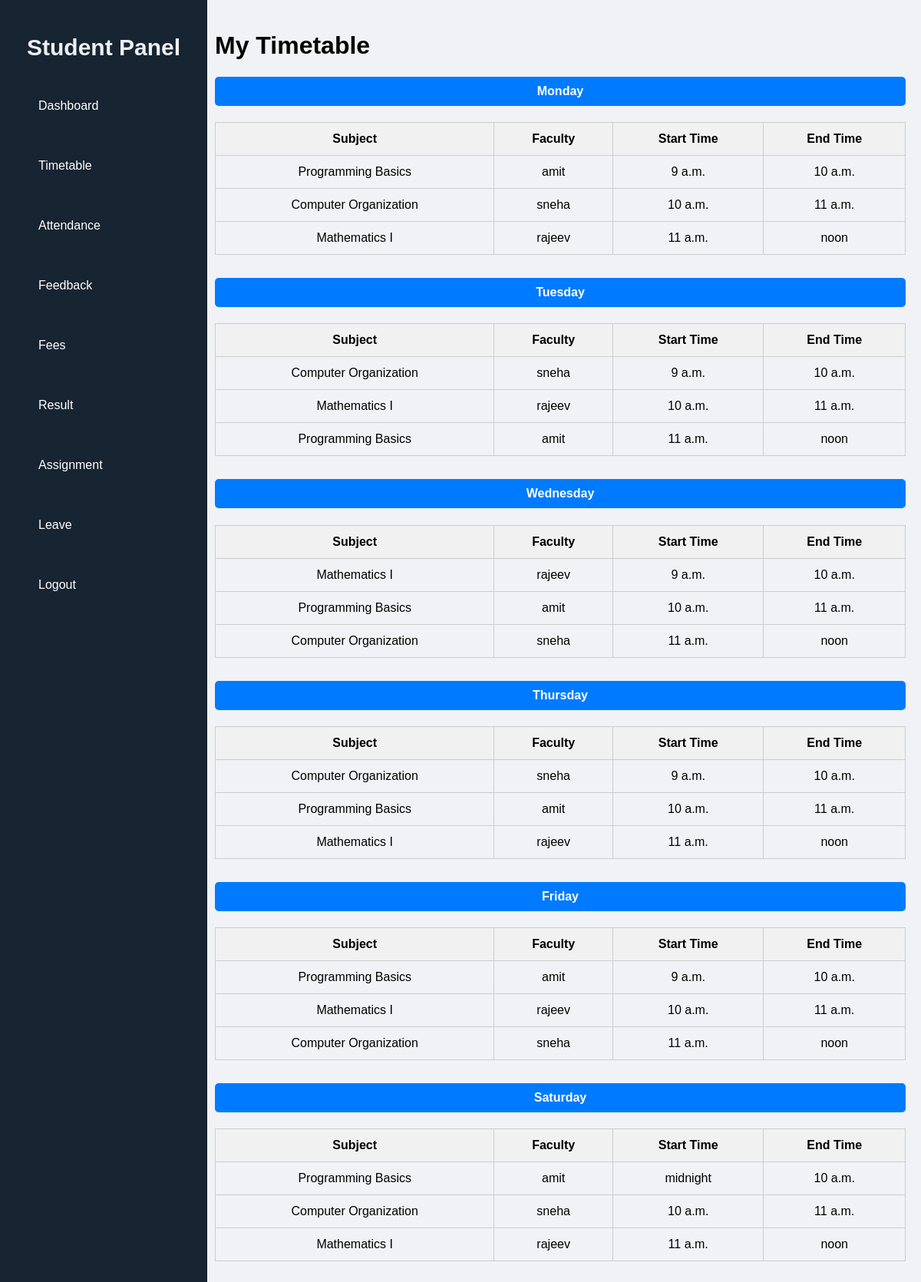
Screenshot of /student/timetable/ (signed in) with the database file from the repository.
### CMS/models.py (models this page shows, shortened)
class Timetable(models.Model):
    DAY_CHOICES = (
        ('Monday', 'Monday'),
        ('Tuesday', 'Tuesday'),
        ('Wednesday', 'Wednesday'),
        ('Thursday', 'Thursday'),
        ('Friday', 'Friday'),
        ('Saturday', 'Saturday'),
    )
    SEMESTER_CHOICES = (
        ('Semester 1', 'Semester 1'),
        ('Semester 2', 'Semester 2'),
        ('Semester 3', 'Semester 3'),
        ('Semester 4', 'Semester 4'),
        ('Semester 5', 'Semester 5'),
        ('Semester 6', 'Semester 6'),
        ('Semester 7', 'Semester 7'),
        ('Semester 8', 'Semester 8'),
    )
    department = models.ForeignKey(Department, on_delete=models.CASCADE)
    semester = models.CharField(max_length=20,choices=SEMESTER_CHOICES)
    subject = models.ForeignKey(Subject, on_delete=models.CASCADE)
    faculty = models.ForeignKey(Faculty, on_delete=models.CASCADE)
    day = models.CharField(max_length=20, choices=DAY_CHOICES)
    start_time = models.TimeField(null=True, blank=True)
    end_time = models.TimeField(null=True, blank=True)

class Subject(models.Model):
    name = models.CharField(max_length=100)
    department = models.ForeignKey(Department, on_delete=models.CASCADE)
    faculty = models.ForeignKey(Faculty, on_delete=models.SET_NULL, null=True)
    semester = models.IntegerField()

class Faculty(models.Model):
    GENDER_CHOICES = (
        ('Male', 'Male'),
        ('Female', 'Female'),
        ('Other', 'Other'),
    )
    user = models.OneToOneField(CustomUser, on_delete=models.CASCADE)
    department = models.ForeignKey(Department, on_delete=models.CASCADE)
    contact_number = models.CharField(max_length=15,unique=True)
    gender = models.CharField(max_length=10, choices=GENDER_CHOICES)
    address = models.TextField()
    DOJ = models.DateField()
    def __str__(self):
        return f"{self.user.username}"

class CustomUser(AbstractUser):
    USER_ROLES = (
        ('student', 'Student'),
        ('faculty', 'Faculty'),
        ('hod', 'HOD'),
    )
    user_type = models.CharField(max_length=10, choices=USER_ROLES, default='student')
    email = models.EmailField(unique=True)
    role = models.CharField(max_length=10, choices=USER_ROLES)

### CMS/views.py (the view)
# urls.py: path("student/timetable/", views.student_timetable, name="student_timetable"),
@login_required
def student_timetable(request):
    student = Student.objects.get(user=request.user)
    formatted_semester = f"Semester {student.semester}"
    timetable_entries = Timetable.objects.filter(
        department=student.department,
        semester=formatted_semester
    ).order_by('day', 'start_time')
    days = ['Monday', 'Tuesday', 'Wednesday', 'Thursday', 'Friday', 'Saturday']
    day_wise_timetable = {day: [] for day in days}
    for entry in timetable_entries:
        day_wise_timetable[entry.day].append(entry)
    context = {
        'timetable_by_day': day_wise_timetable,
    }
    return render(request, 'student_timetable.html', context)

### CMS/templates/student_timetable.html (shortened to what this page needs)
{% load static %}
<!DOCTYPE html>
<html lang="en">
<head>
    <link rel="stylesheet" href="{%static 'css/student_timetable.css' %}">
    <link rel="stylesheet" href="{% static 'css/sidebar.css' %}">
</head>
<body>
    <div class="dashboard-container">
        {% include 'student_sidebar.html' %}
        <div class="main-content">
            <h1>My Timetable</h1>
        {% for day, lectures in timetable_by_day.items %}
            <div class="day-section">
                <h4>{{ day }}</h4>
                {% if lectures %}
                    <table>
                        <thead>
                            <tr>
                                <th>Subject</th>
                                <th>Faculty</th>
                                <th>Start Time</th>
                                <th>End Time</th>
                            </tr>
                        </thead>
                        <tbody>
                            {% for lecture in lectures %}
                                <tr>
                                    <td>{{ lecture.subject.name }}</td>
                                    <td>{{ lecture.faculty }}</td>
                                    <td>{{ lecture.start_time }}</td>
                                    <td>{{ lecture.end_time }}</td>
                                </tr>
                            {% endfor %}
                        </tbody>
                    </table>
                {% else %}
                    <p class="no-class">No lectures scheduled for this day.</p>
                {% endif %}
            </div>
        {% endfor %}
    </div>
    </div>
</body>
</html>

### CMS/static/css/student_timetable.css (style rules this page uses)
.day-section { margin-bottom: 30px; }
.day-section h4 { background-color: #007bff; color: white; padding: 10px; border-radius: 5px; text-align: center; }
table { width: 100%; border-collapse: collapse; margin-top: 10px; }
th, td { padding: 12px; border: 1px solid #ccc; text-align: center; }
th { background-color: #f1f1f1; }

### CMS/static/css/sidebar.css (style rules this page uses)
body { margin: 0; font-family: Arial, sans-serif; background-color: #f0f2f5; }
.dashboard-container { display: flex; height: 100vh; }
.main-content { margin-left: 260px; padding: 20px; flex-grow: 1; overflow-y: auto; }

### rows the page displays
Timetable: day "Monday", subject.name "Programming Basics", faculty "amit", start_time "9 a.m.", end_time "10 a.m."
Timetable: subject.name "Computer Organization", faculty "sneha", start_time "10 a.m.", end_time "11 a.m."
Timetable: subject.name "Mathematics I", faculty "rajeev", start_time "11 a.m.", end_time "noon"
Timetable: day "Tuesday", subject.name "Computer Organization", faculty "sneha", start_time "9 a.m.", end_time "10 a.m."
Timetable: subject.name "Mathematics I", faculty "rajeev", start_time "10 a.m.", end_time "11 a.m."
Timetable: subject.name "Programming Basics", faculty "amit", start_time "11 a.m.", end_time "noon"
Timetable: day "Wednesday", subject.name "Mathematics I", faculty "rajeev", start_time "9 a.m.", end_time "10 a.m."
Timetable: subject.name "Programming Basics", faculty "amit", start_time "10 a.m.", end_time "11 a.m."
Timetable: subject.name "Computer Organization", faculty "sneha", start_time "11 a.m.", end_time "noon"
Timetable: day "Thursday", subject.name "Computer Organization", faculty "sneha", start_time "9 a.m.", end_time "10 a.m."
Timetable: subject.name "Programming Basics", faculty "amit", start_time "10 a.m.", end_time "11 a.m."
Timetable: subject.name "Mathematics I", faculty "rajeev", start_time "11 a.m.", end_time "noon"
Timetable: day "Friday", subject.name "Programming Basics", faculty "amit", start_time "9 a.m.", end_time "10 a.m."
Timetable: subject.name "Mathematics I", faculty "rajeev", start_time "10 a.m.", end_time "11 a.m."
Timetable: subject.name "Computer Organization", faculty "sneha", start_time "11 a.m.", end_time "noon"
Timetable: day "Saturday", subject.name "Programming Basics", faculty "amit", start_time "midnight", end_time "10 a.m."
Timetable: subject.name "Computer Organization", faculty "sneha", start_time "10 a.m.", end_time "11 a.m."
Timetable: subject.name "Mathematics I", faculty "rajeev", start_time "11 a.m.", end_time "noon"
